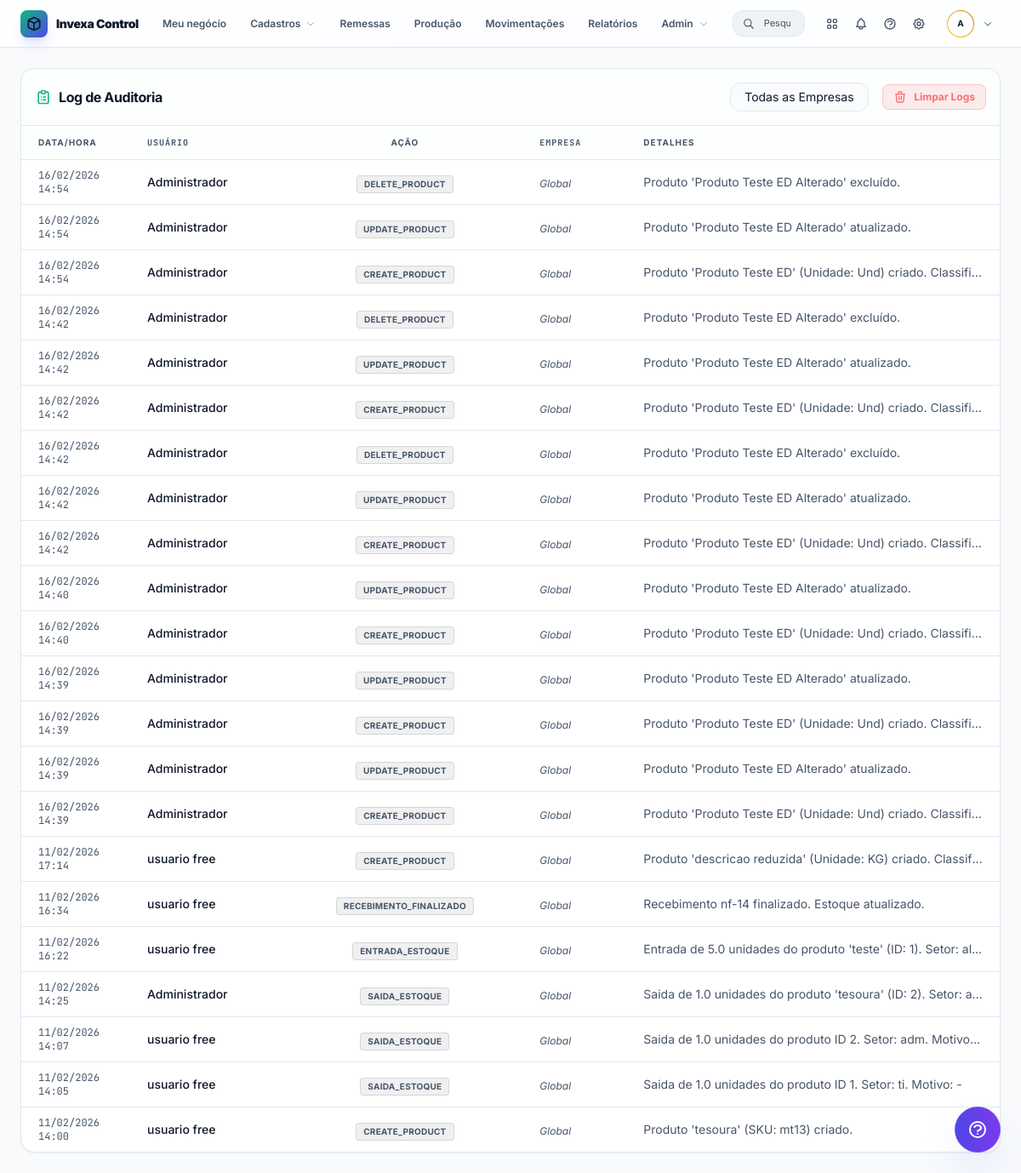
/admin/audit (signed in), run on an earlier commit of the app's database.
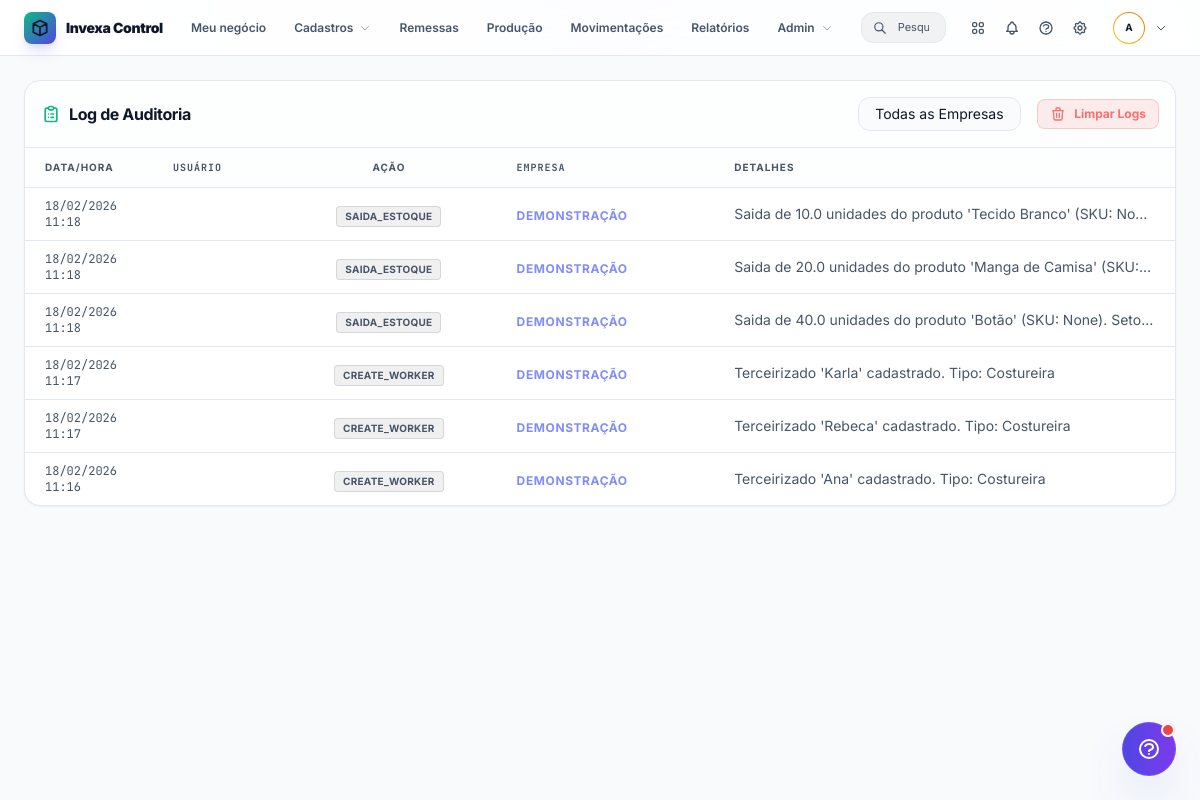
And on a later commit of the database.
### app/models/inventory.py (models this page shows)
class AuditLog(Base):
    __tablename__ = "audit_logs"
    id = Column(Integer, primary_key=True, index=True)
    user_id = Column(Integer, ForeignKey("users.id"))
    company_id = Column(Integer, ForeignKey("companies.id"))
    action = Column(String)
    resource_type = Column(String) # product, category, movement
    resource_id = Column(Integer, nullable=True)
    description = Column(String)
    timestamp = Column(DateTime, default=datetime.now)
    user = relationship("User")
    company = relationship("Company")

### app/models/user.py (models this page shows)
class User(Base):
    __tablename__ = "users"
    id = Column(Integer, primary_key=True, index=True)
    email = Column(String, unique=True, index=True)
    hashed_password = Column(String)
    is_active = Column(Boolean, default=True)
    is_admin = Column(Boolean, default=False)
    company_id = Column(Integer, ForeignKey("companies.id"), nullable=True)
    company = relationship("Company", back_populates="users")
    is_premium = Column(Boolean, default=False)
    subscription_status = Column(String, default="inactive") # inactive, active, expired, canceled
    subscription_plan = Column(String, default="free") # free, monthly, annual
    subscription_end_date = Column(DateTime, nullable=True)
    full_name = Column(String, nullable=True)
    guide_version_viewed = Column(Integer, default=0)

### app/models/company.py (models this page shows)
class Company(Base):
    __tablename__ = "companies"
    id = Column(Integer, primary_key=True, index=True)
    name = Column(String, unique=True, index=True)
    is_active = Column(Boolean, default=True)
    logo_data = Column(String, nullable=True) # Base64 image data
    created_at = Column(DateTime, default=datetime.now)
    users = relationship("User", back_populates="company")
    categories = relationship("Category", back_populates="company")
    products = relationship("Product", back_populates="company")
    workers = relationship("Worker", back_populates="company")
    worker_types = relationship("WorkerType", back_populates="company")

### app/api/routers/admin.py (the view)
@router.get("/audit")
async def admin_audit_log(
    request: Request,
    company_id: int = None,
    user: User = Depends(admin_required),
    db: Session = Depends(get_db)
):
    query = db.query(AuditLog)
    if company_id:
        query = query.filter(AuditLog.company_id == company_id)
    logs = query.order_by(AuditLog.timestamp.desc()).all()
    companies = db.query(Company).all()
    return templates.TemplateResponse("admin_audit.html", {
        "request": request,
        "user": user,
        "audit_logs": logs,
        "companies": companies,
        "selected_company_id": company_id
    })

### app/templates/admin_audit.html (shortened to what the changed rows need)
{% extends "base.html" %}
{% block content %}
<div class="flex flex-col gap-4">
    <div class="bg-surface border border-border rounded-2xl overflow-hidden shadow-sm">
        <div class="overflow-x-auto">
            <table class="w-full text-left border-collapse">
                <thead>
                    <tr class="bg-darker/30 border-b border-border">
                        <th class="px-5 py-3 text-[10px] font-bold text-muted uppercase tracking-widest w-32">
                            Data/Hora</th>
                        <th class="px-5 py-3 text-[10px] font-bold text-muted uppercase tracking-widest font-mono">
                            USUÁRIO</th>
                        <th class="px-5 py-3 text-[10px] font-bold text-muted uppercase tracking-widest text-center">
                            Ação</th>
                        <th class="px-5 py-3 text-[10px] font-bold text-muted uppercase tracking-widest font-mono">
                            EMPRESA</th>
                        <th class="px-5 py-3 text-[10px] font-bold text-muted uppercase tracking-widest">
                            Detalhes</th>
                    </tr>
                </thead>
                <tbody class="divide-y divide-border">
                    {% for log in audit_logs %}
                    <tr class="hover:bg-primary/5 transition-colors group">
                        <td class="px-5 py-2.5 text-xs text-muted font-mono">{{ log.timestamp.strftime('%d/%m/%Y
                            %H:%M') }}</td>
                        <td
                            class="px-5 py-2.5 text-sm font-medium text-main group-hover:text-primary transition-colors">
                            {{ log.user.full_name or log.user.email }}</td>
                        <td class="px-5 py-2.5 text-center">
                            {% if log.action == 'CREATE' %}
                            <span
                                class="inline-flex items-center px-2 py-0.5 rounded text-[10px] font-bold bg-emerald-500/10 text-emerald-400 border border-emerald-500/20 uppercase tracking-wide">CRIAR</span>
                            {% elif log.action == 'UPDATE' %}
                            <span
                                class="inline-flex items-center px-2 py-0.5 rounded text-[10px] font-bold bg-amber-500/10 text-amber-400 border border-amber-500/20 uppercase tracking-wide">EDITAR</span>
                            {% elif log.action == 'DELETE' %}
                            <span
                                class="inline-flex items-center px-2 py-0.5 rounded text-[10px] font-bold bg-red-500/10 text-red-400 border border-red-500/20 uppercase tracking-wide">EXCLUIR</span>
                            {% else %}
                            <span
                                class="inline-flex items-center px-2 py-0.5 rounded text-[10px] font-bold bg-zinc-500/10 text-muted border border-zinc-500/20 uppercase tracking-wide">{{
                                log.action }}</span>
                            {% endif %}
                        </td>
                        <td class="px-5 py-2.5">
                            {% if log.company %}
                            <span class="text-xs font-bold text-indigo-400 uppercase tracking-wider">{{ log.company.name
                                }}</span>
                            {% else %}
                            <span class="text-xs text-muted italic">Global</span>
                            {% endif %}
                        </td>
                        <td class="px-5 py-2.5 text-sm text-muted group-hover:text-main transition-colors max-w-xs truncate"
                            title="{{ log.description }}">
                            {{ log.description }}
                        </td>
                    </tr>
                    {% endfor %}
                </tbody>
            </table>
        </div>
    </div>
</div>
{% endblock %}

### app/templates/base.html (shortened to what the changed rows need)
<!DOCTYPE html>
<html lang="pt-BR">
<head>
    <script src="https://cdn.tailwindcss.com"></script>
    <link rel="stylesheet" href="{{ url_for('static', path='css/style.css') }}">
</head>
<body
    class="bg-dark text-main font-sans antialiased h-screen flex flex-col overflow-hidden selection:bg-indigo-500/30 selection:text-indigo-200 transition-colors duration-300">
    <main class="flex-1 flex flex-col min-h-0 relative w-full bg-dark">
        <div class="flex-1 overflow-y-auto p-4 md:p-6 custom-scrollbar">
            {% block content %}{% endblock %}
        </div>
    </main>
    <div x-data="{
        helpOpen: false,
        hasUpdate: false,
        content: '<div class=\'flex justify-center py-8\'><svg class=\'animate-spin h-6 w-6 text-indigo-500\' xmlns=\'http://www.w3.org/2000/svg\' fill=\'none\' viewBox=\'0 0 24 24\'><circle class=\'opacity-25\' cx=\'12\' cy=\'12\' r=\'10\' stroke=\'currentColor\' stroke-width=\'4\'></circle><path class=\'opacity-75\' fill=\'currentColor\' d=\'M4 12a8 8 0 018-8V0C5.373 0 0 5.373 0 12h4zm2 5.291A7.962 7.962 0 014 12H0c0 3.042 1.135 5.824 3 7.938l3-2.647z\'></path></svg></div>',
        init() {
            fetch('/api/guide/status')
                .then(r => r.json())
                .then(data => {
                    this.hasUpdate = data.has_update;
                });
        },
        openHelp() {
            this.helpOpen = !this.helpOpen;
            if (this.helpOpen) {
                fetch('/api/guide/content')
                    .then(r => r.json())
                    .then(data => {
                        this.content = data.content || 'Guia Vazio';
                    });
                if (this.hasUpdate) {
                    fetch('/api/guide/mark_read', { method: 'POST' });
                    this.hasUpdate = false;
                }
            }
        }
    }" class="fixed bottom-6 right-6 z-[9999] flex flex-col items-end">
        <button @click="openHelp()"
            class="relative bg-gradient-to-r from-indigo-600 to-violet-600 hover:from-indigo-500 hover:to-violet-500 text-white p-3.5 rounded-full shadow-2xl hover:scale-110 active:scale-95 transition-all duration-300 pointer-events-auto shadow-indigo-500/30 border border-white/10"
            title="Guia Rápido">
            <span x-show="hasUpdate" style="display: none;" class="absolute top-0 right-0 flex h-3.5 w-3.5">
                <span class="relative inline-flex rounded-full h-3.5 w-3.5 bg-red-500 border-2 border-surface"></span>
            </span>
        </button>
    </div>
</body>
</html>

What changed in the data, as far as the page shows it:
removed AuditLog: timestamp "16/02/2026 14:54", user "Administrador", action "DELETE_PRODUCT", shows "Global", description "Produto 'Produto Teste ED Alterado' excluído."
removed AuditLog: timestamp "16/02/2026 14:54", user "Administrador", action "UPDATE_PRODUCT", shows "Global", description "Produto 'Produto Teste ED Alterado' atualizado."
removed AuditLog: timestamp "16/02/2026 14:54", user "Administrador", action "CREATE_PRODUCT", shows "Global", description "Produto 'Produto Teste ED' (Unidade: Und) criado. Classifi…"
removed AuditLog: timestamp "16/02/2026 14:42", user "Administrador", action "DELETE_PRODUCT", shows "Global", description "Produto 'Produto Teste ED Alterado' excluído."
removed AuditLog: timestamp "16/02/2026 14:42", user "Administrador", action "UPDATE_PRODUCT", shows "Global", description "Produto 'Produto Teste ED Alterado' atualizado."
removed AuditLog: timestamp "16/02/2026 14:42", user "Administrador", action "CREATE_PRODUCT", shows "Global", description "Produto 'Produto Teste ED' (Unidade: Und) criado. Classifi…"
removed AuditLog: timestamp "16/02/2026 14:42", user "Administrador", action "DELETE_PRODUCT", shows "Global", description "Produto 'Produto Teste ED Alterado' excluído."
removed AuditLog: timestamp "16/02/2026 14:42", user "Administrador", action "UPDATE_PRODUCT", shows "Global", description "Produto 'Produto Teste ED Alterado' atualizado."
removed AuditLog: timestamp "16/02/2026 14:42", user "Administrador", action "CREATE_PRODUCT", shows "Global", description "Produto 'Produto Teste ED' (Unidade: Und) criado. Classifi…"
removed AuditLog: timestamp "16/02/2026 14:40", user "Administrador", action "UPDATE_PRODUCT", shows "Global", description "Produto 'Produto Teste ED Alterado' atualizado."
removed AuditLog: timestamp "16/02/2026 14:40", user "Administrador", action "CREATE_PRODUCT", shows "Global", description "Produto 'Produto Teste ED' (Unidade: Und) criado. Classifi…"
removed AuditLog: timestamp "16/02/2026 14:39", user "Administrador", action "UPDATE_PRODUCT", shows "Global", description "Produto 'Produto Teste ED Alterado' atualizado."
removed AuditLog: timestamp "16/02/2026 14:39", user "Administrador", action "CREATE_PRODUCT", shows "Global", description "Produto 'Produto Teste ED' (Unidade: Und) criado. Classifi…"
removed AuditLog: timestamp "16/02/2026 14:39", user "Administrador", action "UPDATE_PRODUCT", shows "Global", description "Produto 'Produto Teste ED Alterado' atualizado."
removed AuditLog: timestamp "16/02/2026 14:39", user "Administrador", action "CREATE_PRODUCT", shows "Global", description "Produto 'Produto Teste ED' (Unidade: Und) criado. Classifi…"
removed AuditLog: timestamp "11/02/2026 17:14", user "usuario free", action "CREATE_PRODUCT", shows "Global", description "Produto 'descricao reduzida' (Unidade: KG) criado. Classif…"
removed AuditLog: timestamp "11/02/2026 16:34", user "usuario free", action "RECEBIMENTO_FINALIZADO", shows "Global", description "Recebimento nf-14 finalizado. Estoque atualizado."
removed AuditLog: timestamp "11/02/2026 14:07", user "usuario free", action "SAIDA_ESTOQUE", shows "Global", description "Saida de 1.0 unidades do produto ID 2. Setor: adm. Motivo…"
removed AuditLog: timestamp "11/02/2026 14:05", user "usuario free", action "SAIDA_ESTOQUE", shows "Global", description "Saida de 1.0 unidades do produto ID 1. Setor: ti. Motivo: -"
added AuditLog: timestamp "18/02/2026 11:18", action "SAIDA_ESTOQUE", company.name "DEMONSTRAÇÃO", description "Saida de 10.0 unidades do produto 'Tecido Branco' (SKU: No…"
changed AuditLog: timestamp "11/02/2026 16:22" → "18/02/2026 11:18"; action "ENTRADA_ESTOQUE" → "SAIDA_ESTOQUE"; company.name (not shown) → "DEMONSTRAÇÃO"; description "Entrada de 5.0 unidades do produto 'teste' (ID: 1). Setor: al…" → "Saida de 20.0 unidades do produto 'Manga de Camisa' (SKU:…"; user "usuario free" → (not shown)
changed AuditLog: timestamp "11/02/2026 14:25" → "18/02/2026 11:18"; company.name (not shown) → "DEMONSTRAÇÃO"; description "Saida de 1.0 unidades do produto 'tesoura' (ID: 2). Setor: a…" → "Saida de 40.0 unidades do produto 'Botão' (SKU: None). Seto…"; user "Administrador" → (not shown)
added AuditLog: timestamp "18/02/2026 11:17", action "CREATE_WORKER", company.name "DEMONSTRAÇÃO", description "Terceirizado 'Karla' cadastrado. Tipo: Costureira"
added AuditLog: timestamp "18/02/2026 11:17", action "CREATE_WORKER", company.name "DEMONSTRAÇÃO", description "Terceirizado 'Rebeca' cadastrado. Tipo: Costureira"
changed AuditLog: timestamp "11/02/2026 14:00" → "18/02/2026 11:16"; action "CREATE_PRODUCT" → "CREATE_WORKER"; company.name (not shown) → "DEMONSTRAÇÃO"; description "Produto 'tesoura' (SKU: mt13) criado." → "Terceirizado 'Ana' cadastrado. Tipo: Costureira"; user "usuario free" → (not shown)
